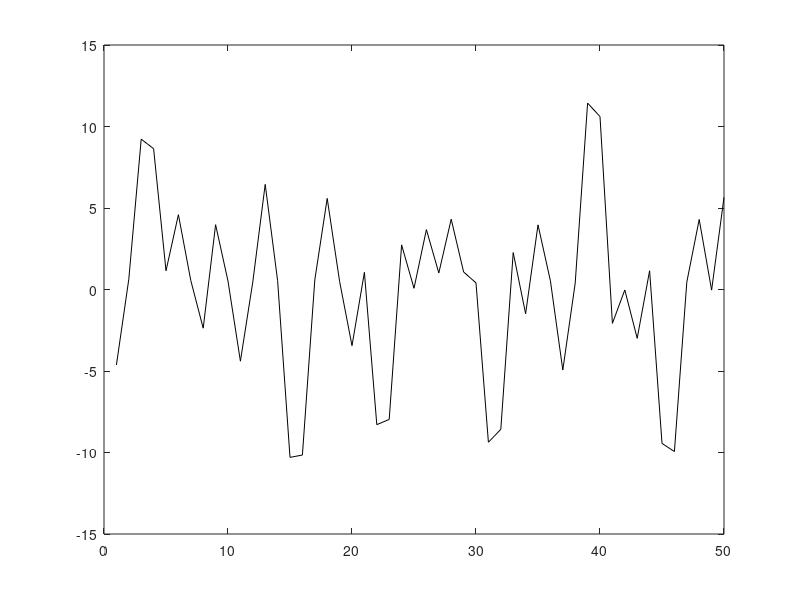

MATLAB code to generate this figure:
clc
close all
clear all

N=50 ;
L=1 ; 
h=L/N; % meter 
chi=0.0;   
delta_t=7.08e-5; 
A=1; % 1 for cylinder,2 for sphere
Diff=7.08e-15; % m2/s
R_cons=8.314;  
Temp=300;     % Kelvin

M=1;% Diff/(R_cons*Temp);%input('Enter Constant M');
ka=0.01; %kappa
j1_1=0.0;
j3_1=0.0;
j1_n=-0.6168;
j3_n=0.0;

cn(3:N+2)=0.1;
ck(3:N+2)=0.1;

numloadSteps=100;
r1=h:h:1;
r(3:N+2)=r1(1:N);
R=zeros(N+2);
for j=1:numloadSteps

  %  numstep=numstep+j
  
    error=1000;
    tol=0.1;
        
while error>tol


J1_n=0;
Jn_n=-0.6168;    
J1_k=0;
Jn_k=-0.6168;    

cn(1)=(2*h*h*h)/(ka*cn(3)*(1-cn(3)))*(j1_1*2*chi*cn(3)*(1-cn(3))-j1_1-J1_n)...
    +cn(5)-4*(j1_1)*h ;
cn(2)=cn(4)+2*h/(2*chi*cn(3)*(1-cn(3))-1)*(j3_1*ka*cn(3)*(1-cn(3))-J1_n);
cn(N+4)=(-2*h*h*h)/(ka*cn(N+2)*(1-cn(N+2)))*(2*j1_n*chi*cn(N+2)*(1-cn(N+2))-Jn_n)...
    +cn(N)+4*h*j1_n;
cn(N+3)=cn(N+1)-(2*h)/(2*chi*cn(N+2)*(1-cn(N+2))-1)*(ka*j3_n*cn(N+2)*(1-cn(N+2)))-Jn_n;

ck(1)=(2*h*h*h)/(ka*ck(3)*(1-ck(3)))*(j1_1*2*chi*ck(3)*(1-ck(3))-j1_1-J1_k)...
    +ck(5)-4*(j1_1)*h ;
ck(2)=ck(4)+2*h/(2*chi*ck(3)*(1-ck(3))-1)*(j3_1*ka*ck(3)*(1-ck(3))-J1_k);
ck(N+4)=(-2*h*h*h)/(ka*ck(N+2)*(1-ck(N+2)))*(2*j1_n*chi*ck(N+2)*(1-ck(N+2))-Jn_k)...
    +ck(N)+4*h*j1_n;
ck(N+3)=ck(N+1)-(2*h)/(2*chi*ck(N+2)*(1-ck(N+2))-1)*(ka*j3_n*ck(N+2)*(1-ck(N+2)))-Jn_k;

for i=3:N+2
R(i)=(ck(i)-cn(i))/delta_t+ ... 
    1/2*(-A/r(i)*(1-2*chi*ck(i)*(1-ck(i)))*(ck(i+1)-ck(i-1))/2/h...
    +2*chi*(1-2*ck(i))*((ck(i+1)-ck(i-1))/(2*h))^2 ...
    -(1-2*chi*ck(i)*(1-ck(i)))*((ck(i+1)-2*ck(i)+ck(i-1))/(h*h)) ...
    +A/r(i)*ka*ck(i)*(1-ck(i))*((ck(i+2)-2*ck(i+1)+2*ck(i-1)-ck(i-2))/(2*h*h*h)) ...
    +ka*(1-2*ck(i))*(ck(i+1)-ck(i-1))/2/h*((ck(i+2)-2*ck(i+1)+2*ck(i-1)-ck(i-2))/(2*h*h*h)) ...
    +ka*ck(i)*(1-ck(i))*(ck(i+2)-4*ck(i+1)+6*ck(i)-4*ck(i-1)+ck(i-2))/(h^4) ...    
    -A/r(i)*(1-2*chi*cn(i)*(1-cn(i)))*(cn(i+1)-cn(i-1))/2/h...
    +2*chi*(1-2*cn(i))*((cn(i+1)-cn(i-1))/(2*h))^2 ...
    -(1-2*chi*cn(i)*(1-cn(i)))*((cn(i+1)-2*cn(i)+cn(i-1))/(h*h)) ...
    +A/r(i)*ka*cn(i)*(1-cn(i))*((cn(i+2)-2*cn(i+1)+2*cn(i-1)-cn(i-2))/(2*h*h*h)) ...
    +ka*(1-2*cn(i))*(cn(i+1)-cn(i-1))/2/h*((cn(i+2)-2*cn(i+1)+2*cn(i-1)-cn(i-2))/(2*h*h*h)) ...
    +ka*cn(i)*(1-cn(i))*(cn(i+2)-4*cn(i+1)+6*cn(i)-4*cn(i-1)+cn(i-2))/(h^4));
end
Rc(1:N)=R(3:N+2);

for i=1:N
    center(i)=1/delta_t+1/2*(-A/r(i+2)*(ck(i+1+2)-ck(i-1+2))/2/h*(2*chi*(1-ck(i+2))) ...
        +2*chi*(-2)*(ck(i+1+2)-ck(i-1+2))/2/h+(2*chi*(1-2*ck(i+2)))/h/h*(ck(i+1+2)-2*ck(i+2)+ck(i-1+2)) ...
        +(2/h/h)*(1-2*chi*ck(i+2)*(1-ck(i+2)))+A/r(i+2)*ka*(1-2*ck(i+2))/(2*h^3)*(ck(i+2+2)-2*ck(i+1+2)+2*ck(i-1+2)-ck(i-2+2)) ...
        -2*ka*(ck(i+1+2)-ck(i-1+2))/(2*h)*(ck(i+2+2)-2*ck(i+1+2)+2*ck(i-1+2)-ck(i-2+2))/(2*h^3) ...
        +ka*(1-2*ck(i+2))/(h^4)*(ck(i+2+2)-4*ck(i+1+2)+6*ck(i+2)-4*ck(i-1+2)+ck(i-2+2)) ...
        +ka*ck(i+2)*(1-ck(i+2))*6/(h^4));
end
for i=1:N-1
    up_1(i)=1/2*(-A/r(i+2)/(2*h)*(1-2*chi*ck(i+2)*(1-ck(i+2)))+2*chi*2*(1-2*ck(i+2))/(2*h)*(ck(i+1+2)-ck(i-1+2))/(2*h) ...
       -(1-2*chi*ck(i+2)*(1-ck(i+2)))/(h*h)+A/r(i+2)*ka*ck(i+2)*(1-ck(i+2))*(-2)/(2*h^3) ...
       +ka*(1-2*ck(i+2))*(ck(i+1+2)-ck(i-1+2))*(-2)/(4*h^4)+ka*(1-2*ck(i+2))/(2*h^3)/(2*h) ...
       *(ck(i+2+2)-2*ck(i+1+2)+2*ck(i-1+2)-ck(i-2+2))+ka*ck(i+2)*(1-ck(i+2))*(-4)/(h^4));
end
for i=2:N
    down_11(i)=1/2*(-A/r(i+2)*(1-2*chi*ck(i+2)*(1-ck(i+2)))*(-1/2/h)+2*chi*(1-2*ck(i+2))/(h)*(-1/2/h) ...
        *(ck(i+1+2)-ck(i-1+2))-(1-2*chi*ck(i+2)*(1-ck(i+2)))/(h*h)+A/r(i+2)*ka*ck(i+2)*(1-ck(i+2))/(h^3) ...
        +ka*(1-2*ck(i+2))/(2*h)/(h^3)*(ck(i+1+2)-ck(i-1+2))+ka*(1-2*ck(i+2))/(2*h^3)*(-1/2/h) ...
        *(ck(i+2+2)-2*ck(i+1+2)+2*ck(i-1+2)-ck(i-2+2))+ka*ck(i+2)*(1-ck(i+2))*(-4/(h^4)));
end
for i=1:N-2
    up_2(i)=1/2*(A/r(i+2)*ka*ck(i+2)*(1-ck(i+2))/(2*h^3)+ka*(1-2*ck(i+2))*(ck(i+1+2)-ck(i-1+2))/(4*h^4) ...
        +ka*ck(i+2)*(1-ck(i+2))/(h^4));
end
for i=3:N
    down_22(i)=1/2*(-A/r(i+2)*ka*ck(i+2)*(1-ck(i+2))/(2*h^3)-ka*(1-2*ck(i+2))*(ck(i+1+2)-ck(i-1+2))/(4*h^4) ...
        +ka*ck(i+2)*(1-ck(i+2))/(h^4));
end
down_1(1:N-1)=down_11(2:N);
down_2(1:N-2)=down_22(3:N);

K=diag(center)+diag(down_1,-1)+diag(up_1,1)+diag(up_2,2)+diag(down_2,-2);
dck=-inv(K)*Rc';
CK(1:N)=ck(3:N+2);
CK=CK+dck';
ck(3:N+2)=CK(1:N);

sumdC=0.0;
sumC=0.0;

for i=1:N
sumdC=sumdC+dck(i)*dck(i);
sumC=sumC+CK(i)*CK(i);
end
error=sqrt(sumdC/sumC);
fprintf('Error=%f \n',error);

end

fprintf('Numloadsteps=%d\n',j)

cn=ck;
CN=CK;
end


%  x1=0:1.0e-6/(N-1):1e-6;
%  t=0;
%  q=-1e-4;
%  delta_t=0.01;
%  time=delta_t:delta_t:numloadSteps;
%  for i=numloadSteps;
%       t=time(i);
%  X=x1./(2*sqrt(Diff*t));
%  X1=2*sqrt(t/pi)*exp(-x1.^2/(4*Diff*t));
%  X2=(x1./sqrt(Diff)).*erfc(X);
%  Y = (-q/sqrt(Diff))*(X1-X2);
% 
%  %plot(0.01:0.01:1.0,C(i,1:length(cn)),'-b','linewidth',2); hold on;
%  %hold on
%  end
%  
%  Y=sort(Y,'ascend');
%  
%  plot(x1/1.0e-6,Y/22900,'or'); hold on;
 plot(CN,'-k');
 
 function u=mu(chi,c)
 u=chi*(1-2*c)+log(c/(1-c));
 end
 
